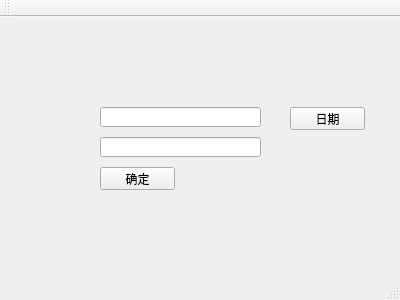
<?xml version="1.0" encoding="UTF-8"?>
<ui version="4.0">
 <class>MainWindow</class>
 <widget class="QMainWindow" name="MainWindow">
  <property name="geometry">
   <rect>
    <x>0</x>
    <y>0</y>
    <width>400</width>
    <height>300</height>
   </rect>
  </property>
  <property name="windowTitle">
   <string>MainWindow</string>
  </property>
  <widget class="QWidget" name="centralWidget">
   <widget class="QPushButton" name="pushButton">
    <property name="geometry">
     <rect>
      <x>100</x>
      <y>150</y>
      <width>75</width>
      <height>23</height>
     </rect>
    </property>
    <property name="text">
     <string>确定</string>
    </property>
   </widget>
   <widget class="QLineEdit" name="lineEdit">
    <property name="geometry">
     <rect>
      <x>100</x>
      <y>90</y>
      <width>161</width>
      <height>20</height>
     </rect>
    </property>
   </widget>
   <widget class="QLineEdit" name="lineEdit_2">
    <property name="geometry">
     <rect>
      <x>100</x>
      <y>120</y>
      <width>161</width>
      <height>20</height>
     </rect>
    </property>
   </widget>
   <widget class="QPushButton" name="date_bt">
    <property name="geometry">
     <rect>
      <x>290</x>
      <y>90</y>
      <width>75</width>
      <height>23</height>
     </rect>
    </property>
    <property name="text">
     <string>日期</string>
    </property>
   </widget>
  </widget>
  <widget class="QMenuBar" name="menuBar">
   <property name="geometry">
    <rect>
     <x>0</x>
     <y>0</y>
     <width>400</width>
     <height>23</height>
    </rect>
   </property>
  </widget>
  <widget class="QToolBar" name="mainToolBar">
   <attribute name="toolBarArea">
    <enum>TopToolBarArea</enum>
   </attribute>
   <attribute name="toolBarBreak">
    <bool>false</bool>
   </attribute>
  </widget>
  <widget class="QStatusBar" name="statusBar"/>
 </widget>
 <layoutdefault spacing="6" margin="11"/>
 <resources/>
 <connections/>
</ui>
